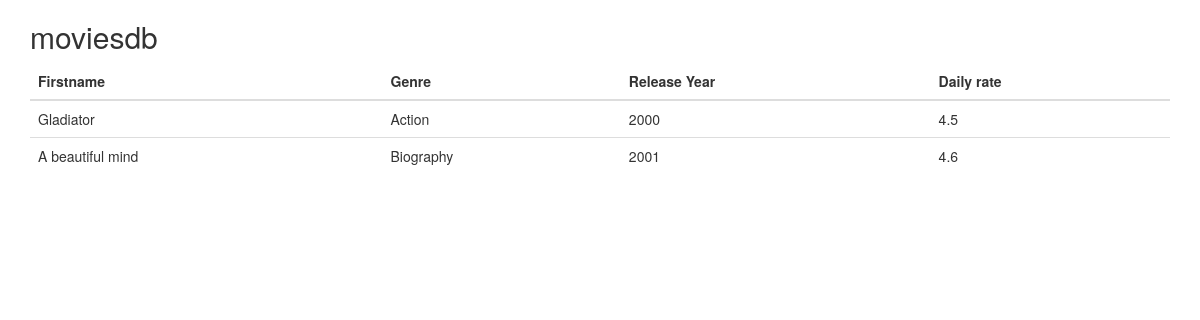
The page /movies/ on the database as committed earlier.
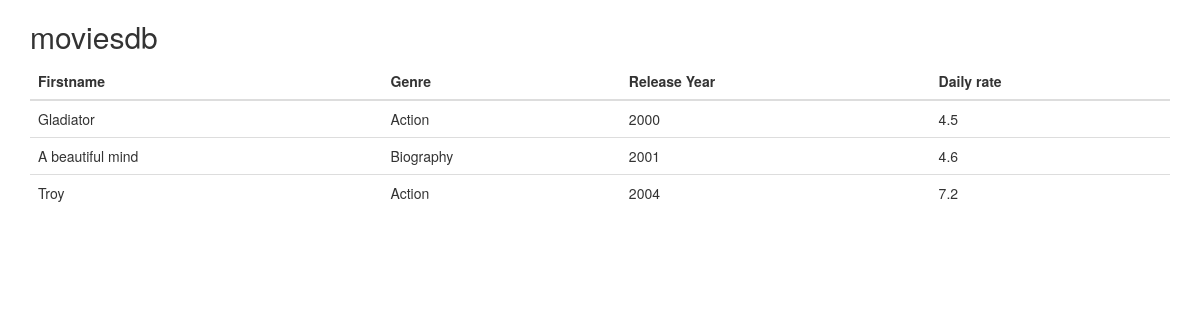
The same page on the database as committed later.
### movies/models.py (models this page shows)
class Movie(models.Model):
    title = models.CharField(max_length=255)
    release_year = models.IntegerField()
    number_in_stock = models.IntegerField()
    daily_rate = models.FloatField()
    genre = models.ForeignKey(Genres, on_delete=models.CASCADE)
    date_time = models.DateTimeField(default=timezone.now)

class Genres(models.Model):
    name = models.CharField(max_length=255)
    def __str__(self):
        return self.name

### movies/views.py (the view)
# urls.py: path('', views.index, name='index')
def index(request):
    movies = Movie.objects.all()
    return render(request, 'movies/base.html', { 'movies': movies })

### movies/templates/movies/base.html (shortened to what this page needs)
<!DOCTYPE html>
<html lang="en">
  <head>
    <link
      rel="stylesheet"
      href="https://maxcdn.bootstrapcdn.com/bootstrap/3.4.1/css/bootstrap.min.css"
    />
  </head>
  <body>
    <div class="container">
      <h2>moviesdb</h2>
      <table class="table">
        <thead>
          <tr>
            <th>Firstname</th>
            <th>Genre</th>
            <th>Release Year</th>
            <th>Daily rate</th>
          </tr>
        </thead>
        <tbody>
          {% for movie in movies %}
          <tr>
            <td>{{ movie.title }}</td>
            <td>{{ movie.genre }}</td>
            <td>{{ movie.release_year }}</td>
            <td>{{ movie.daily_rate }}</td>
          </tr>
          {% endfor %}
        </tbody>
      </table>
    </div>
  </body>
</html>

Rows that differ between the two databases and show on the page:
added Movie: title "Troy", genre "Action", release_year "2004", daily_rate "7.2"
